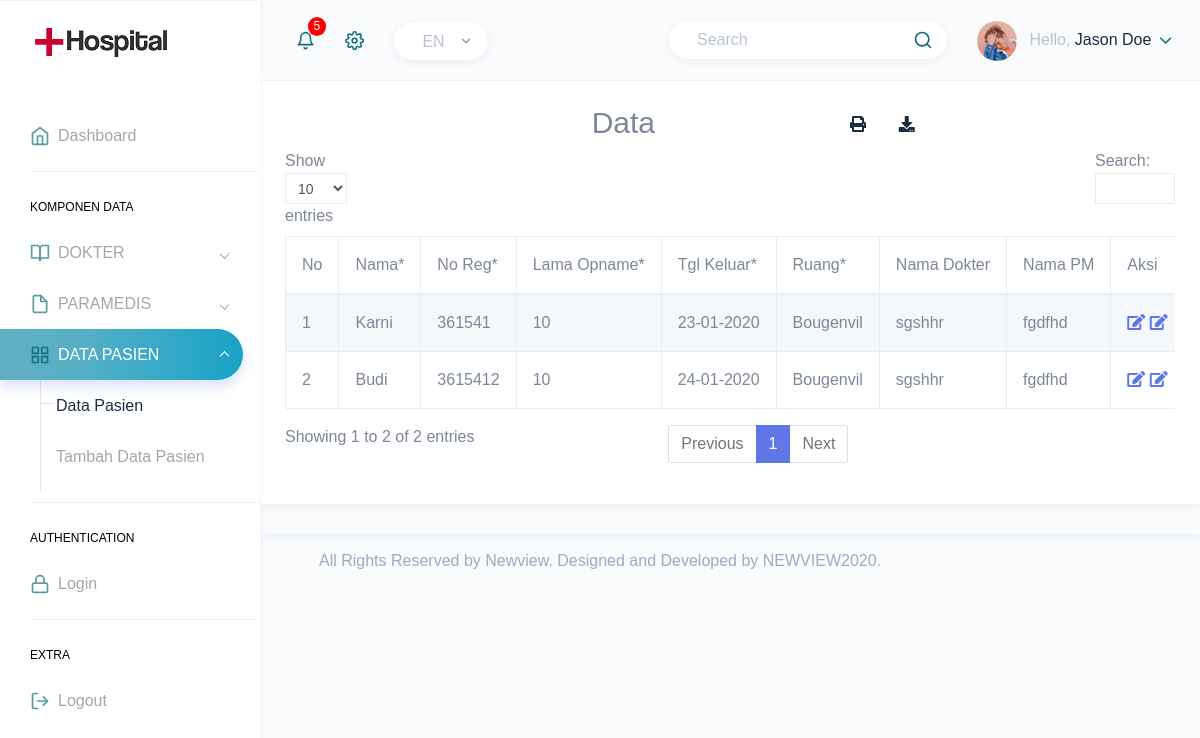
The app's page /data.php with its own data.
### tables this page shows
CREATE TABLE `data_pasien` (
  `id` int(5) NOT NULL,
  `nama` varchar(50) DEFAULT NULL,
  `noreg` int(8) NOT NULL,
  `tanggal_masuk` date DEFAULT NULL,
  `tanggal_keluar` date DEFAULT NULL,
  `ruangan` varchar(50) DEFAULT NULL,
  `nama_dokter` varchar(50) DEFAULT NULL,
  `jumlah` int(17) DEFAULT NULL,
  `nama_pm` varchar(50) DEFAULT NULL,
  `jumlah_pm` int(17) DEFAULT NULL
);

### data.php (the view, shortened to what this page needs)
<?php require_once('inc/header.php'); ?>
    <?php require_once('inc/header.php'); ?>
    <div id="main-wrapper" data-theme="light" data-layout="vertical" data-navbarbg="skin6" data-sidebartype="full"
        data-sidebar-position="fixed" data-header-position="fixed" data-boxed-layout="full">
        <?php require_once('inc/navbar.php') ?>
        <?php require_once('inc/sidebar.php') ?>
        <div class="page-wrapper">
            <div class="row">
                    <div class="col-12">
                        <div class="card">
                            <div class="card-body">
                            <div class="row justify justify-content-end">
                                    <div class="col-sm-3">
                                      <h2>Data</h2>
                                    </div>
                                    <div class="col-sm-5 mt-2 ">
                                        <a href="" class="tbl_print"><i class="fas fa-print" data-toggle="tooltip" title="print"></i></a>
                                        <a href="" class="tbl_print"><i class="fas fa-download" data-toggle="tooltip" title="download"></i></a>
                                    </div>
                                </div>
                                <div class="table-responsive">
                                    <table id="zero_config" class="table table-striped table-bordered no-wrap">
                                        <thead>
                                            <tr>
                                                <th>No</th>
                                                <th>Nama*</th>
                                                <th>No Reg*</th>
                                                <th>Lama Opname*</th>
                                                <th>Tgl Keluar*</th>
                                                <th>Ruang*</th>
                                                <th>Nama Dokter</th>
                                                <th>Nama PM</th>
                                                <th>Aksi</th>
                                            </tr>
                                        </thead>
                                        <tbody>
                                            <?php
                                                $query = "select * from data_pasien";
                                                $hasil = mysqli_query($koneksi, $query);
                                                $no =1;
                                                while ($data = mysqli_fetch_array($hasil)) {
                                                    $tgl_k=$data['tanggal_keluar'];
                                                    $tglK=explode('-',$tgl_k);
                                                    $tgl_keluar=$tglK[2].'-'.$tglK[1].'-'.$tglK[0];
                                                    echo '
                                                    <tr>
                                                    <td>'.$no.'</td>
                                                    <td>'.$data ['nama'].'</td>
                                                    <td>'.$data ['noreg'].'</td>
                                                    <td>10</td>
                                                    <td>'.$tgl_keluar.'</td>
                                                    <td>'.$data ['ruangan'].'</td>
                                                    <td>'.$data ['nama_dokter'].'</td>
                                                    <td>'.$data ['nama_pm'].'</td>
                                                <td>
                                                    <a href="#"><i class="fas fa-edit" data-toggle="tooltip" title="rincian"></i></a>
                                                    <a href="#"><i class="fas fa-edit" data-toggle="tooltip" title="print"></i></a>
                                                    <a href="#" class="tbl_eraser"><i class="fas fa-eraser" data-toggle="tooltip" title="print"></i></a>
                                                </td>
                                                    </tr>
                                                    ';
                                                    $no++;
                                                }
                                            ?>
                                    </table>
                                </div>
                            </div>
                        </div>
                    </div>
                </div>
        </div>
        <?php require_once('inc/footer.php'); ?>

### style.css (style rules this page uses)
.tbl_print { padding-left: 25%; }
.tbl_print { padding-left: 10%; }
.fas.fa-print { color: #1c2d41; }
.fas.fa-download { color: #1c2d41; }
.tbl_print { padding-left: 3%; margin-left: 5%; }
.table-responsive { display: block; width: 100%; overflow-x: hidden; -webkit-overflow-scrolling: touch; }

### records on screen
data_pasien: nama "Karni", noreg "361541", tanggal_keluar "23-01-2020", ruangan "Bougenvil", nama_dokter "sgshhr", nama_pm "fgdfhd"
data_pasien: nama "Budi", noreg "3615412", tanggal_keluar "24-01-2020", ruangan "Bougenvil", nama_dokter "sgshhr", nama_pm "fgdfhd"
